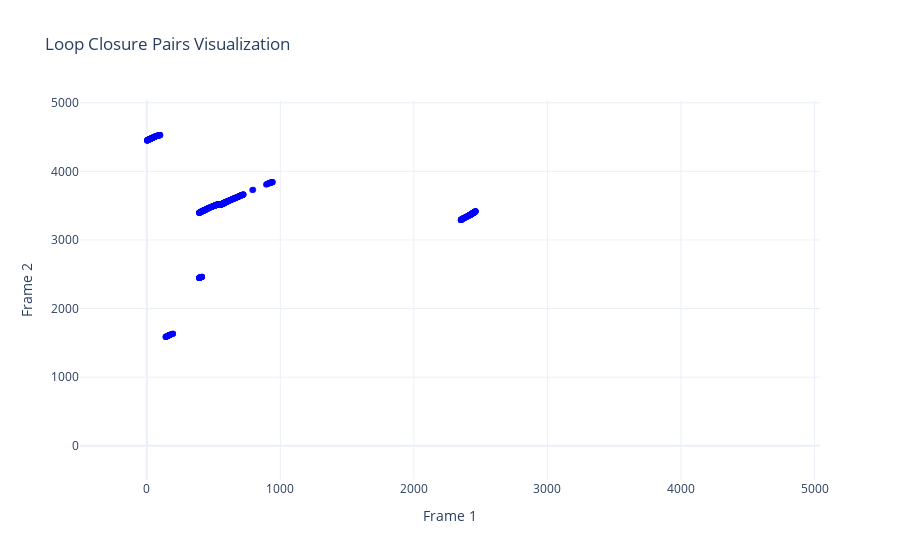

The cell this chart's notebook holds for it:
### Code cell
static_lcd_analysis(0.3, 1)

### Figure 1 — Plotly figure (JSON) as saved in the notebook; plotly's stock layout.template omitted (floating-point values rounded to 4 significant figures; data arrays with more than 128 entries replaced by an {"elided": "..."} marker saying what was removed)
{"data": [{"marker": {"color": "blue", "opacity": 0.6, "size": 6}, "mode": "markers", "name": "Loop Closure Pairs", "type": "scatter", "x": {"elided": "1541 int values"}, "y": {"elided": "1541 int values"}}], "layout": {"title": {"text": "Loop Closure Pairs Visualization"}, "xaxis": {"range": [-500, 5041], "title": {"text": "Frame 1"}}, "yaxis": {"range": [-500, 5041], "title": {"text": "Frame 2"}}}}
